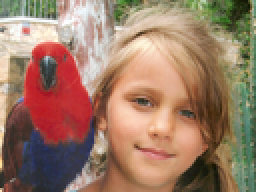
%> input picture src/image_to_RGB565/kasia.bmp, 128 x 96 px, shrunk from 320 x 240 before the run (shown 2 times larger)
$ octave rgb565.m   (GNU Octave 9; MATLAB toolbox functions it lacks are replaced by stand-ins)
%> lines starting %> are read from the running program, lines starting %| are printed output that depends on the picture
% generates header file with array of integers in RGB565 format
% name of this array is set in variable "nazov"
clc;
clear all;

nazov = 'kasia';

a = imread('kasia.bmp');
%> a is the input picture: size 96x128x3 uint8; mean R, G, B 156.5, 123.4, 102.8

r = a(:, :, 1); g = a(:, :, 2); b = a(:, :, 3);
%> after `r = a(:, :, 1)`:
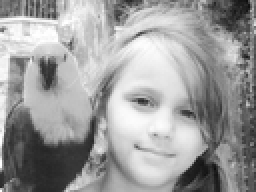
%> r: size 96x128 uint8 (shown 2 times larger); min 12, max 255, mean 156.5
%> after `g = a(:, :, 2)`:
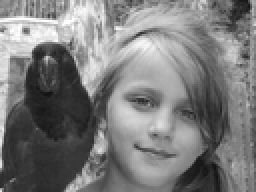
%> g: size 96x128 uint8 (shown 2 times larger); min 19, max 255, mean 123.4
%> after `b = a(:, :, 3)`:
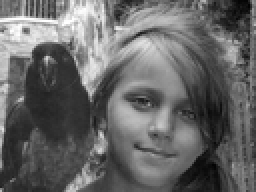
%> b: size 96x128 uint8 (shown 2 times larger); min 3, max 255, mean 102.8

r_565 = bitshift(uint16(r/(255/31)),11);
g_565 = bitshift(uint16(g/(255/63)),5);
b_565 = uint16(b/(255/31));

rgb_565 = bitor(bitor(r_565,g_565),b_565);

rgb_565_reshape = reshape(rgb_565', [], 1);

filename = [nazov '.h'];
h = fopen(filename, 'w');

fprintf(h,'#include <stdint.h>\n\nconst static uint16_t %s[] = {\n',nazov);


for k=1:length(rgb_565_reshape)
    fprintf(h,'0x%s',dec2hex(rgb_565_reshape(k)));

    if (k < length(rgb_565_reshape))
        fprintf(h,', ');
    end

    if (mod(k,9) == 0)  % jump to new line every 9 numbers
        fprintf(h,'\n');
    end
end

fprintf(h, '};');

fclose(h);
